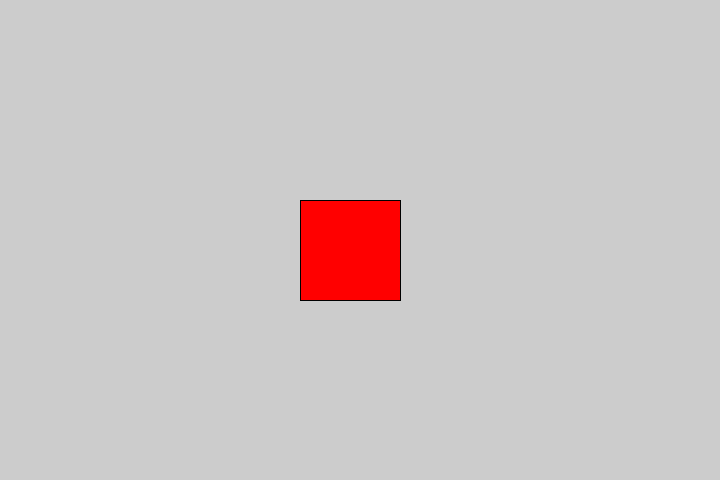
Frame 1 (no input)
Frame 60 (the mouse pressed at the canvas centre just before this capture): identical to frame 1, image omitted
Frame 120 (the mouse held since frame 60 and released just before this capture): identical to frame 1, image omitted

The Processing sketch that drew this single still picture (run headless with seeded random() and noise(); from frame 60 on, the mouse is pressed at the canvas centre):

// Processing sketch: pattern_44
// ── pattern_44.pde
void setup()
{
  size(720,480);
}

void draw()
{
  tile(300,200); // 
}

void tile(int xpos, int ypos)
{
  fill(255,0,0);
  rect(xpos, ypos, 100,100);
}
